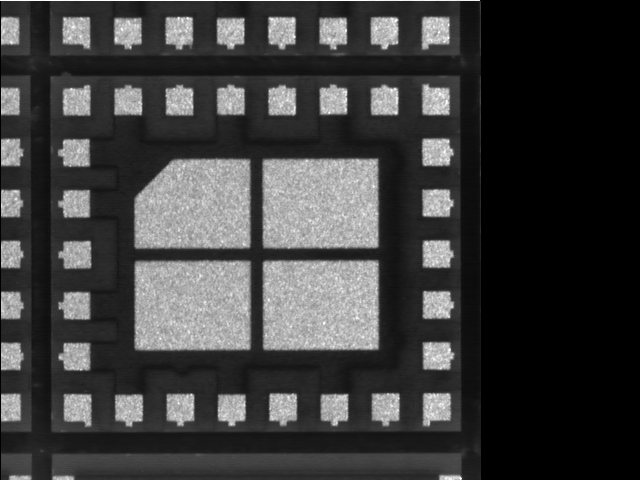
#> input picture test.bmp, 640 x 480 px
$ python rotate_image_about_center.py test.bmp out.png --angle 1.0 --cx 1.0 --cy 1.0
#> lines starting #> are read from the running program, lines starting #| are printed output that depends on the picture
#!/usr/bin/env python
# -*- coding: utf-8 -*-

"""
rotate_image_about_center.py

입력 이미지 한 장을 사용자가 지정한 이미지 좌표상의 회전중심을 기준으로 회전한다.

좌표 규칙:
- x: 왼쪽에서 오른쪽
- y: 위에서 아래
- OpenCV 좌표계 사용
- 양의 angle_deg는 OpenCV 기준 반시계방향(CCW)

예:
python rotate_image_about_center.py input.png rotated.png --angle 5.0 --cx 1234.5 --cy 980.2

경계 처리 예:
python rotate_image_about_center.py input.png rotated.png --angle -5 --cx 1000 --cy 800 \
    --border-mode reflect --interpolation cubic
"""

from __future__ import annotations

import argparse
import json
from pathlib import Path

import cv2
import numpy as np


INTERPOLATIONS = {
    "nearest": cv2.INTER_NEAREST,
    "linear": cv2.INTER_LINEAR,
    "cubic": cv2.INTER_CUBIC,
    "lanczos": cv2.INTER_LANCZOS4,
}

BORDER_MODES = {
    "constant": cv2.BORDER_CONSTANT,
    "reflect": cv2.BORDER_REFLECT_101,
    "replicate": cv2.BORDER_REPLICATE,
    "wrap": cv2.BORDER_WRAP,
}


def parse_args() -> argparse.Namespace:
    parser = argparse.ArgumentParser(
        description="지정한 이미지 좌표의 회전중심을 기준으로 영상을 회전합니다."
    )
    parser.add_argument("input", type=Path, help="입력 이미지 경로")
    parser.add_argument("output", type=Path, help="출력 이미지 경로")
    parser.add_argument("--angle", type=float, required=True, help="회전각 [deg], 양수=반시계방향")
    parser.add_argument("--cx", type=float, required=True, help="회전중심 x [pixel]")
    parser.add_argument("--cy", type=float, required=True, help="회전중심 y [pixel]")
    parser.add_argument(
        "--interpolation",
        choices=INTERPOLATIONS,
        default="cubic",
        help="보간법 (기본: cubic)",
    )
    parser.add_argument(
        "--border-mode",
        choices=BORDER_MODES,
        default="reflect",
        help="영상 밖 경계 처리 (기본: reflect)",
    )
    parser.add_argument(
        "--border-value",
        type=float,
        default=0.0,
        help="border-mode=constant일 때 채울 값",
    )
    parser.add_argument(
        "--save-matrix",
        type=Path,
        default=None,
        help="사용한 2x3 변환행렬과 입력값을 JSON으로 저장",
    )
    return parser.parse_args()


def read_image(path: Path) -> np.ndarray:
    image = cv2.imread(str(path), cv2.IMREAD_UNCHANGED)
#> image is the input picture: shape (480, 640); min 0, max 254, mean 61.1
    if image is None:
        raise FileNotFoundError(f"이미지를 읽을 수 없습니다: {path}")
    return image


def main() -> None:
    args = parse_args()
    image = read_image(args.input)
    h, w = image.shape[:2]
#> h = 480; w = 640

    matrix = cv2.getRotationMatrix2D(
        center=(args.cx, args.cy),
        angle=args.angle,
        scale=1.0,
    )

    rotated = cv2.warpAffine(
        image,
        matrix,
        dsize=(w, h),
        flags=INTERPOLATIONS[args.interpolation],
        borderMode=BORDER_MODES[args.border_mode],
        borderValue=args.border_value,
    )
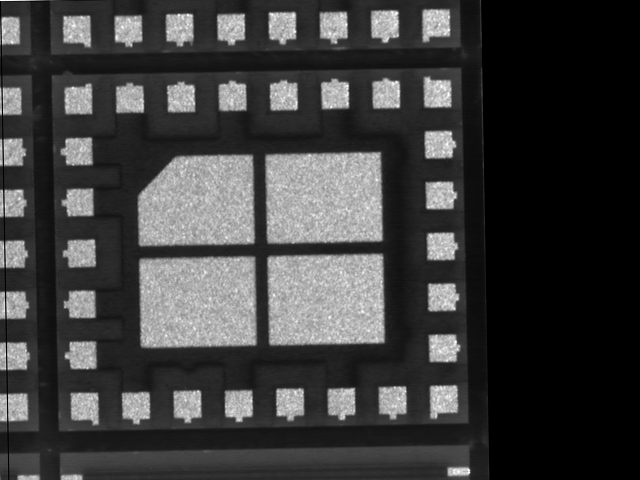
#> rotated: shape (480, 640); min 0, max 255, mean 61.6

    args.output.parent.mkdir(parents=True, exist_ok=True)
    ok = cv2.imwrite(str(args.output), rotated)
    if not ok:
        raise OSError(f"출력 이미지를 저장하지 못했습니다: {args.output}")

    print(f"[OK] input      : {args.input}")
    print(f"[OK] output     : {args.output}")
    print(f"[OK] image size : {w} x {h}")
#| [OK] image size : 640 x 480
    print(f"[OK] angle      : {args.angle:.9f} deg")
    print(f"[OK] center     : ({args.cx:.9f}, {args.cy:.9f}) px")
    print("[OK] affine matrix:")
    print(matrix)

    if args.save_matrix is not None:
        payload = {
            "input": str(args.input),
            "output": str(args.output),
            "width": int(w),
            "height": int(h),
            "angle_deg": float(args.angle),
            "center_x_px": float(args.cx),
            "center_y_px": float(args.cy),
            "matrix_2x3": matrix.tolist(),
            "interpolation": args.interpolation,
            "border_mode": args.border_mode,
        }
        args.save_matrix.parent.mkdir(parents=True, exist_ok=True)
        args.save_matrix.write_text(
            json.dumps(payload, indent=2, ensure_ascii=False),
            encoding="utf-8",
        )
        print(f"[OK] metadata    : {args.save_matrix}")


if __name__ == "__main__":
    main()
